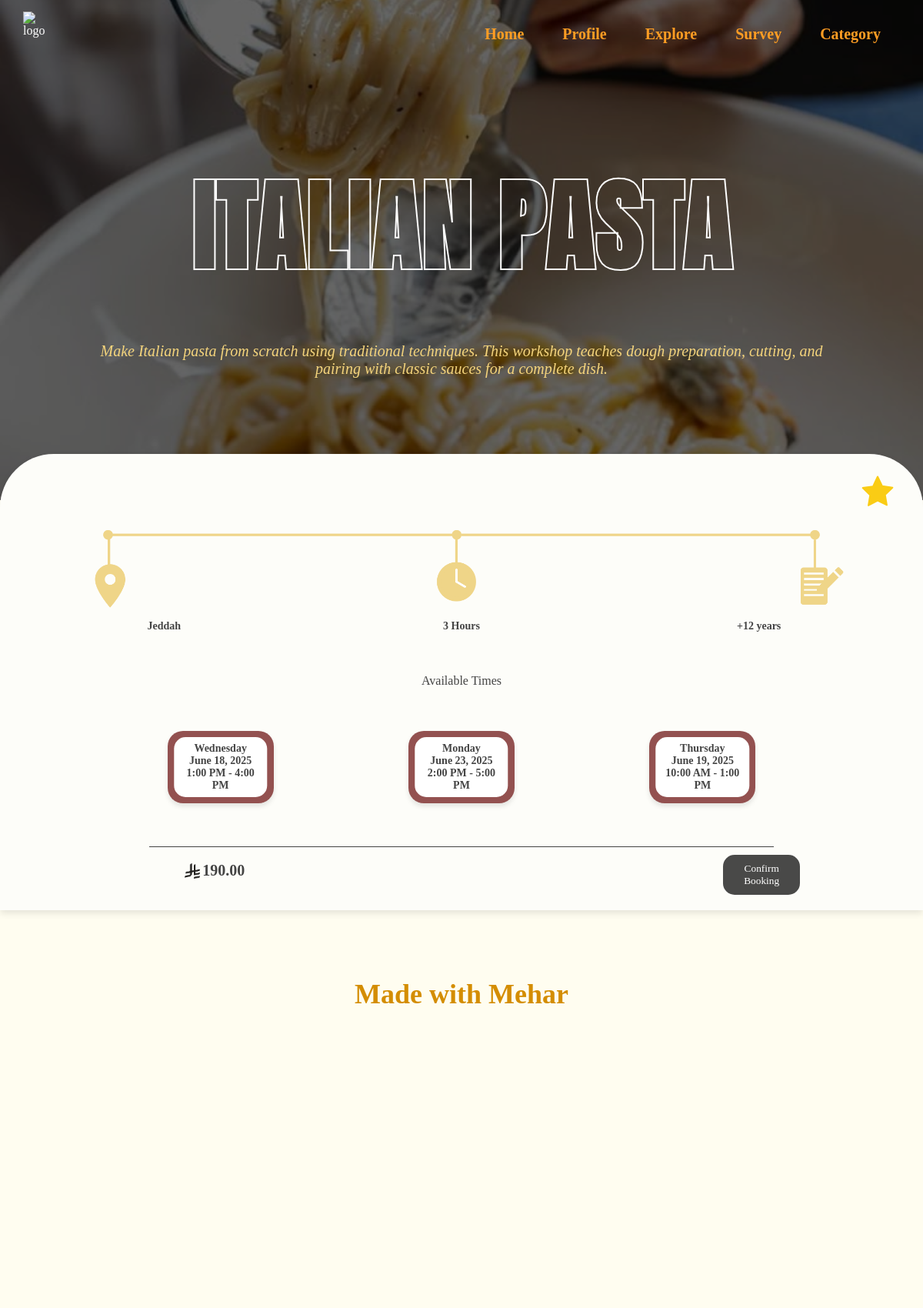
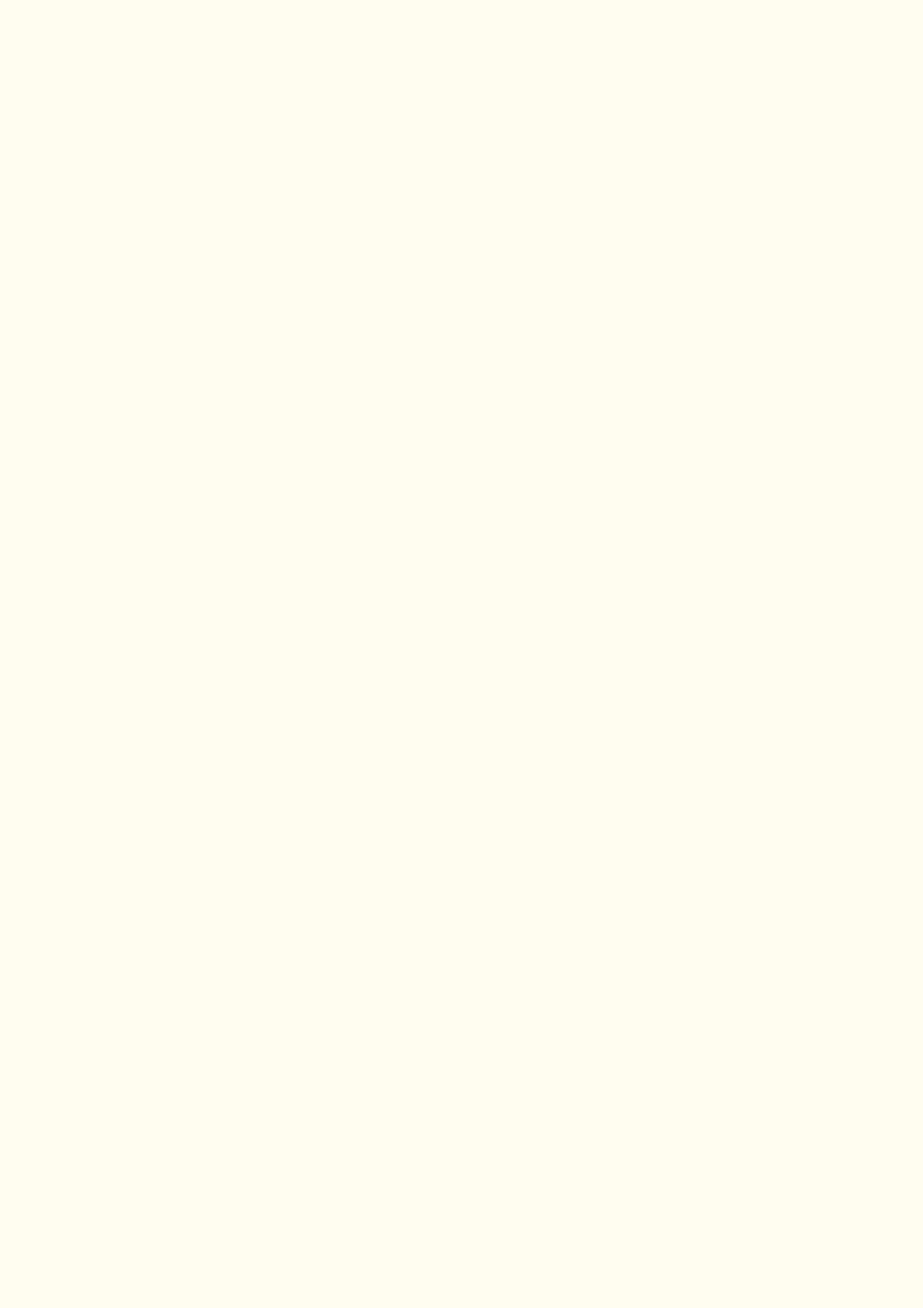
Page /booking.php?workshopID=26 (signed in, upper part) on the committed database (2 pictures, top to bottom).
### tables this page shows
CREATE TABLE `workshop` (
  `WorkshopID` int(11) NOT NULL,
  `Title` varchar(50) NOT NULL,
  `ShortDes` text,
  `LongDes` text,
  `Category` enum('Art','Cooking','Adventure') NOT NULL,
  `Location` varchar(100) DEFAULT NULL,
  `Type` enum('in-person','Online','Both') DEFAULT NULL,
  `Duration` text,
  `Age` int(11) NOT NULL,
  `Price` decimal(10,2) DEFAULT NULL,
  `ImageURL` varchar(255) DEFAULT NULL
);

CREATE TABLE `workshop_schedule` (
  `ScheduleID` int(11) NOT NULL,
  `WorkshopID` int(11) NOT NULL,
  `Day` varchar(10) DEFAULT NULL,
  `Date` date NOT NULL,
  `StartTime` time NOT NULL,
  `EndTime` time NOT NULL
);

### booking.php (the view, shortened to what this page needs)
<?php
require 'database.php';
$loggedIn = isset($_SESSION['user_id']);
$workshopID = $_GET['workshopID'];
$stmt = $connection->prepare("SELECT Title, LongDes, Location, Duration, Age, Price, ImageURL, Category FROM workshop WHERE WorkshopID = ?");
$stmt->bind_param("i", $workshopID);
$stmt->execute();
$result = $stmt->get_result();
$workshop = $result->fetch_assoc();
$schedule_stmt = $connection->prepare("SELECT ScheduleID, Day, Date, StartTime, EndTime FROM workshop_schedule WHERE WorkshopID = ?");
$schedule_stmt->bind_param("i", $workshopID);
$schedule_stmt->execute();
$schedule_result = $schedule_stmt->get_result();
$isFavorited = false;
if (isset($_SESSION['user_id'])) {
    $userID = $_SESSION['user_id'];
    $fav_check = $connection->prepare("SELECT id FROM favorites WHERE UserID = ? AND WorkshopID = ?");
    $fav_check->bind_param("ii", $userID, $workshopID);
    $fav_check->execute();
    $fav_check_result = $fav_check->get_result();
    $isFavorited = $fav_check_result->num_rows > 0;
}
?>
<!DOCTYPE html>
<html lang="en" dir="ltr">
<head>
    <link rel="stylesheet" href="header.css">
    <link rel="stylesheet" href="https://cdnjs.cloudflare.com/ajax/libs/font-awesome/6.5.0/css/all.min.css">
</head>
<body>
<?php
$imagePath = str_replace('\\', '/', $workshop['ImageURL']);
?>
     <div class="header" style="background: url('<?php echo $imagePath; ?>') no-repeat center center/cover;">
        <header>
    <div class="logo">
        <img src="workshops/logo.png" alt="logo">
    </div>
    <nav class="desktop-nav">
        <a href="homepage.php">Home</a>
        <a href="<?php echo $loggedIn ? 'ProfilePage.php' : 'login.php'; ?>">
            <?php echo $loggedIn ? 'Profile' : 'Login'; ?>
        </a>
        <a href="Explore.php">Explore</a>
        <a href="form.php">Survey</a>
        <a href="findcategory.php">Category</a>
    </nav>
</header>
    <div class="header-content">
        <h1>
            <br><span class="outline-text"><?php echo htmlspecialchars($workshop['Title']); ?></span><br>
        </h1>
        <p class="quote"><?php echo nl2br(htmlspecialchars($workshop['LongDes'])); ?></p>
    </div>
</div>
<div class="box-container">
    <div class="wishlist-star" id="wishlistStar" onclick="handleFavorite()">
    <svg id="starIcon" xmlns="http://www.w3.org/2000/svg" width="32" height="32" fill="<?php echo $isFavorited ? '#facc15' : '#ccc'; ?>" viewBox="0 0 24 24">
        <path d="M12 2.25l2.96 6.1 6.72.98-4.84 4.72 1.14 6.65L12 17.77l-5.98 3.15 1.14-6.65-4.84-4.72 6.72-.98L12 2.25z" stroke="<?php echo $isFavorited ? '#facc15' : '#ccc'; ?>" stroke-linejoin="round" stroke-linecap="round"/>
    </svg>
</div>
    <br><br><img src="workshops/line2.png" alt="Timeline" class="timeline-img">
    <div class="timeline-text">
    <div><?php echo htmlspecialchars($workshop['Location']); ?></div>
    <div><?php echo htmlspecialchars($workshop['Duration']); ?></div>
    <div><?php echo '+' . htmlspecialchars($workshop['Age']) . ' years'; ?></div>
</div>
    <br><br><br>
    <div>Available Times</div><br><br>
<div id="workshop-times">
    <?php
    $timeIndex = 1;
    while ($row = $schedule_result->fetch_assoc()):
        $day = $row['Day'];
        $date = date("F j, Y", strtotime($row['Date']));
        $startTime = date("g:i A", strtotime($row['StartTime']));
        $endTime = date("g:i A", strtotime($row['EndTime']));
        $buttonId = "time" . $timeIndex;
        $scheduleID = $row['ScheduleID'];
    ?>
<button class="time-button"
            id="<?php echo $buttonId; ?>"
            data-scheduleid="<?php echo $scheduleID; ?>"
            onclick="selectTime('<?php echo $buttonId; ?>')">
        <span><?php echo "$day<br> $date <br> $startTime - $endTime"; ?></span>
    </button>
<?php
    $timeIndex++;
endwhile;
    ?>
</div>
    <br><br><div class="line"><p></p></div>
    <div class="price-section">
        <img src="workshops/riyal.png" alt="SR" class="currency-icon">
        <p class="price"><?php echo htmlspecialchars($workshop['Price']); ?></p>
<button id="sub" onclick="confirmBooking()">Confirm Booking</button>
    </div>
</div>
<br><h2 id="cli">Made with Mehar</h2>
<div class="experience-cards">
</div>
    <br><br>
<br><br>
</body>
</html>

### header.css (style rules this page uses)
* { margin: 0; padding: 0; box-sizing: border-box; }
header { position: absolute; top: 0; left: 0; width: 100%; z-index: 100; padding: 15px 30px; display: flex; align-items: center; justify-content: space-between; background: transparent; }
.logo { flex: 0; margin-right: auto; }
.logo img { height: 80px; width: 80px; }
.desktop-nav { position: absolute; top: 25px; right: 40px; display: flex; gap: 20px; font-weight: bold; }
.desktop-nav a, .language-switch { text-decoration: none; color: #FF9D23; font-size: 20px; padding: 8px 15px; transition: 0.3s; border-radius: 4px; background: transparent; border: none; }

### booking.php (style rules this page uses)
body { margin: 0; background: #FFFDF0; justify-content: center; align-items: center; height: 100vh; color: #444; }
html, body { overflow-x: hidden; }
.header-content { z-index: 1; margin: 0 auto; text-align: center; width: 100%; padding: 10%; }
.header-content h1 { font-family: 'Anton', sans-serif; font-size: 70px; text-transform: uppercase; letter-spacing: 2px; margin: 0; display: flex; flex-direction: column; line-height: 1; }
.header-content h1 span { opacity: 0; transform: translateY(20px); animation: fadeInUp 1.5s ease-out forwards; }
.header-content h1 span:nth-child(2) { animation-delay: 1s; }
.outline-text { color: transparent; -webkit-text-stroke: 2px white; font-size: 130px; }
.header-content .quote { font-family: 'Playfair Display', serif; font-style: italic; color: #f4d47c; margin-top: 15px; font-size: 20px; opacity: 0; animation: fadeIn 2s ease-out 1.5s forwards; }
button { font-family: 'swap', serif; }
.box-container { background: #fdfdf9; box-shadow: 0 4px 10px rgba(0, 0, 0, 0.1); border-radius: 70px 70px 0px 0px; padding: 20px; text-align: center; position: relative; margin: -60px 0px 50px 0px; z-index: 10; }
.timeline-img { width: 100%; max-width: 1000px; }
.timeline-text { display: flex; justify-content: space-around; margin-top: 10px; font-size: 14px; color: #444; font-weight: 600; }
.timeline-text div { width: 30%; text-align: center; }
#workshop-times { display: flex; justify-content: center; gap: 20px; text-align: center; padding: 0px 120px; }
.time-button { position: relative; background: #630404af; border: none; padding: 15px; margin: 20px auto; cursor: pointer; border-radius: 20px; width: 15%; height: auto; font-weight: bold; display: flex; justify-content: center; align-items: center; box-shadow: 0 4px 6px rgba(0, 0, 0, 0.1); }
.time-button::before { content: ""; position: absolute; width: 88%; height: 83%; background: white; border-radius: 15px; top: 50%; left: 50%; transform: translate(-50%, -50%); z-index: 1; }
.time-button span { position: relative; z-index: 2; color: #444; font-size: 14px; text-align: center; }
.price-section { display: flex; align-items: center; margin-left: 220px; gap: 0.2em; }
.price { font-size: 20px; font-weight: bold; margin-right: 5px; }
.currency-icon { width: 20px; height: 20px; }
.line { width: 70%; height: 1px; background: #444; flex: 1; margin-left: 15%; }
#sub { background-color: #000000b5; color: #ffffff; border: none; padding: 10px; margin-top: 10px; cursor: pointer; border-radius: 15px; width: 100px; margin-left: 65.3%; }
.experience-cards { display: flex; flex-wrap: nowrap; justify-content: left; align-items: center;; margin-bottom:10px; width:90%; height: 100%; gap: 3em; scroll-behavior: smooth; overflow-x: auto; overflow-y: hidden; scroll-snap-type: x mandatory; margin-left: 55px; margin-top: -180px; margin-bottom: -150px; }
#cli { font-size: 36px; margin-bottom: 20px; margin-top: 20px; font-weight: bold; margin-bottom: 20px; color: #d48d00; text-align: center; }
.wishlist-star { position: absolute; top: 25px; right: 35px; cursor: pointer; z-index: 1000; width: 48px; height: 48px; }
.wishlist-star svg { width: 100%; height: 100%; }
body { margin: 0; background: #FFFDF0; }
.header { position: relative; width: 100%; height: 650px; color: white; display: flex; align-items: center; overflow: hidden; }
.header::before { content: ""; position: absolute; left: 0; top: 0; width: 100%; height: 100%; background-color: rgba(0, 0, 0, 0.6); }

### rows in the picture
workshop: LongDes "Make Italian pasta from scratch using traditional techniques. This workshop teaches dough preparation, cutting, and pairing with classic sauces for a complete dish.", Location "Jeddah", Duration "3 Hours", Age "12", Price "190.00"
workshop_schedule: Day "Wednesday", Date "June 18, 2025", StartTime "1:00 PM", EndTime "4:00 PM"
workshop_schedule: Day "Monday", Date "June 23, 2025", StartTime "2:00 PM", EndTime "5:00 PM"
workshop_schedule: Day "Thursday", Date "June 19, 2025", StartTime "10:00 AM", EndTime "1:00 PM"
